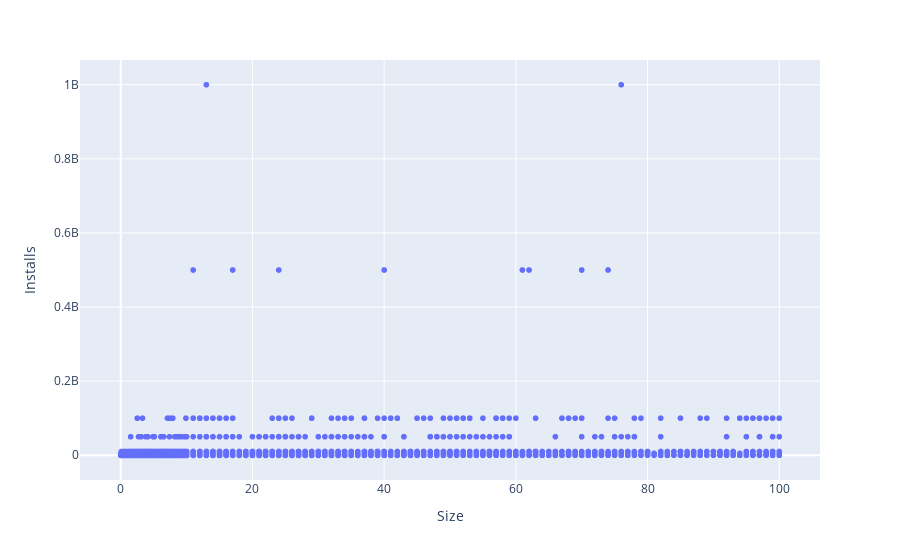

The cell this chart's notebook holds for it:
### Markdown cell above
<p dir=rtl style="direction: rtl;text-align: right;line-height:200%;font-family:vazir;font-size:medium">
<font face="vazir" size=3>
برای بررسی سوال مطرح شده نمودار پراکندگی
یا 
<code>scatter plot </code>
دو ستون
<code> Size </code> 
و
<code> Installs </code>
را رسم میکنیم.   
  </font>
</p>

### Code cell
scatter_figure = px.scatter(data , x="Size" , y="Installs")
scatter_figure.show()

### Figure 1 — Plotly figure (JSON) as saved in the notebook; plotly's stock layout.template omitted (floating-point values rounded to 4 significant figures; data arrays with more than 128 entries replaced by an {"elided": "..."} marker saying what was removed)
{"data": [{"hovertemplate": "Size=%{x}<br>Installs=%{y}<extra></extra>", "legendgroup": "", "marker": {"color": "#636efa", "symbol": "circle"}, "mode": "markers", "name": "", "showlegend": false, "type": "scattergl", "x": {"elided": "9659 float values"}, "xaxis": "x", "y": {"elided": "9659 int values"}, "yaxis": "y"}], "layout": {"legend": {"tracegroupgap": 0}, "margin": {"t": 60}, "xaxis": {"anchor": "y", "domain": [0, 1], "title": {"text": "Size"}}, "yaxis": {"anchor": "x", "domain": [0, 1], "title": {"text": "Installs"}}}}
